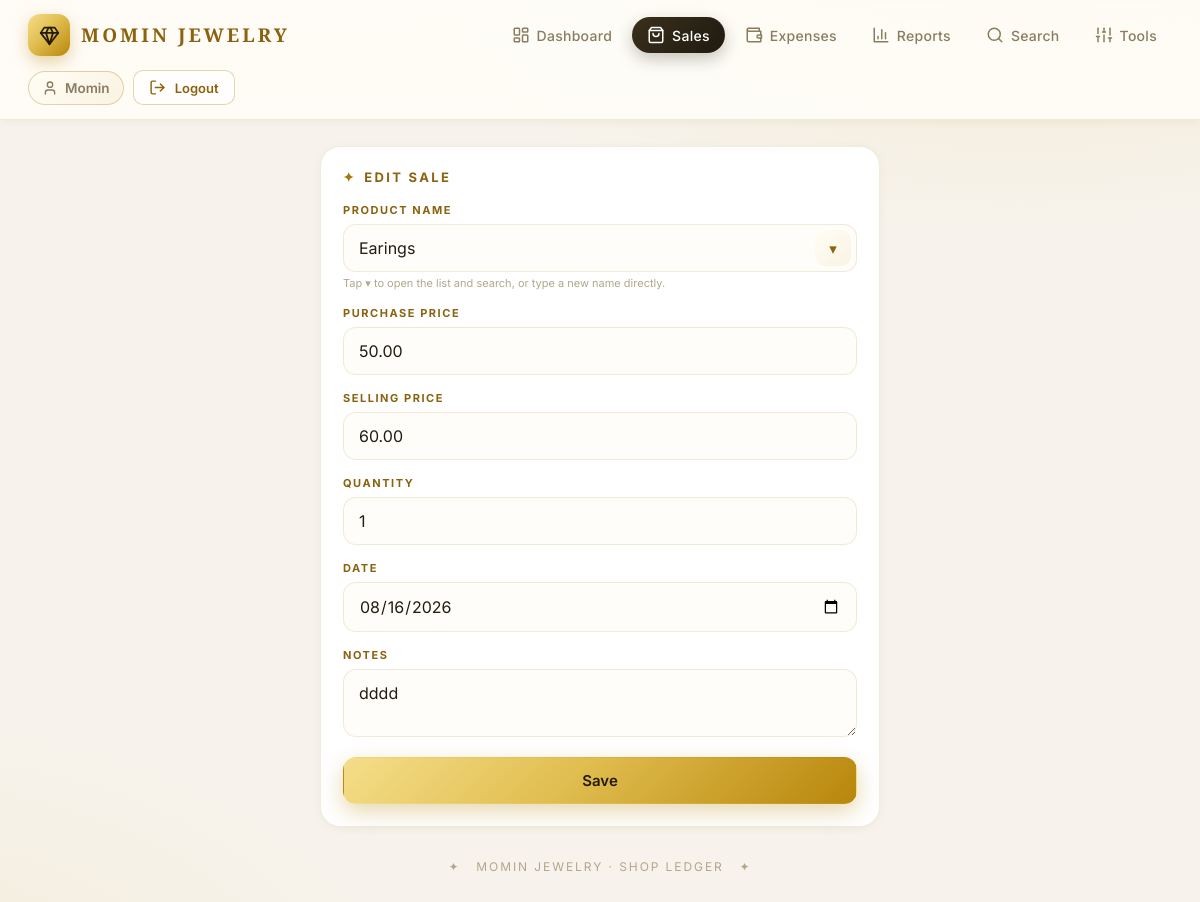
Screenshot of /sales/6/edit/ (signed in) with the database file from the repository.
### ledger/models.py (models this page shows, shortened)
class Sale(models.Model):
    product_name = models.CharField(max_length=200)
    purchase_price = models.DecimalField(max_digits=14, decimal_places=2)
    selling_price = models.DecimalField(max_digits=14, decimal_places=2)
    quantity = models.PositiveIntegerField(default=1)
    date = models.DateField()
    notes = models.TextField(blank=True)
    created_at = models.DateTimeField(auto_now_add=True)
    class Meta:
        ordering = ["-date", "-created_at"]

### ledger/views.py (the view)
# urls.py: path('sales/<int:pk>/edit/', views.sale_edit, name='sale_edit'),
@login_required
def sale_edit(request, pk):
    sale = get_object_or_404(Sale, pk=pk)
    form = SaleForm(request.POST or None, instance=sale)
    if request.method == 'POST' and form.is_valid():
        form.save()
        messages.success(request, 'Sale updated.')
        return redirect('sales')
    product_names = (Sale.objects
                     .values_list('product_name', flat=True)
                     .distinct()
                     .order_by('product_name'))
    context = {
        'form': form,
        'title': 'Edit Sale',
        'product_names': product_names,
    }
    return render(request, 'ledger/sale_form.html', context)

### ledger/forms.py
class SaleForm(forms.ModelForm):
    class Meta:
        model = Sale
        fields = ['product_name', 'purchase_price', 'selling_price', 'quantity', 'date', 'notes']
        widgets = {
            'product_name': forms.TextInput(attrs={
                'list': 'product-list',
                'class': 'input',
                'placeholder': 'Type to search or add new product…',
                'autocomplete': 'off',
            }),
            'purchase_price': forms.NumberInput(attrs={'class': 'input'}),
            'selling_price': forms.NumberInput(attrs={'class': 'input'}),
            'quantity': forms.NumberInput(attrs={'class': 'input'}),
            'date': forms.DateInput(attrs={'type': 'date', 'class': 'input'}),
            'notes': forms.Textarea(attrs={'rows': 2, 'class': 'input'}),
        }
    def __init__(self, *args, **kwargs):
        super().__init__(*args, **kwargs)
        if self.instance.pk is None:
            self.fields['quantity'].initial = None

### ledger/templatetags/icons.py (called while the page is built)
@register.simple_tag
def icon(name, cls='ic'):
    inner = _ICONS.get(name, _ICONS['gem'])
    return mark_safe(
        '<svg viewBox="0 0 24 24" fill="none" stroke="currentColor" stroke-width="2" '
        'stroke-linecap="round" stroke-linejoin="round" class="%s" aria-hidden="true">%s</svg>' % (cls, inner)
    )

### ledger/templates/ledger/sale_form.html (shortened to what this page needs)
{% extends 'ledger/base.html' %}
{% load humanize %}
{% block content %}
<div class="panel" style="max-width:560px;margin:0 auto">
  <h3>{{ title }}</h3>
  <form method="post">
    <div class="field">
      <label>Product Name</label>
      <div class="combo">
        {{ form.product_name }}
        <button type="button" class="combo-toggle" id="comboToggle" title="Open list">▾</button>
      </div>
      <small style="color:var(--dim);font-size:11px;margin-top:4px;display:block">
        Tap ▾ to open the list and search, or type a new name directly.
      </small>
    </div>
    {% for field in form %}
      {% if field.name != 'product_name' %}
      <div class="field">
        <label>{{ field.label }}</label>
        {{ field }}
      </div>
      {% endif %}
    {% endfor %}
    <button class="btn btn-gold" type="submit" style="width:100%">Save</button>
  </form>
</div>
{% endblock %}

### ledger/templates/ledger/base.html (shortened to what this page needs)
{% load static icons %}
<!DOCTYPE html>
<html lang="en">
<head>
<link rel="stylesheet" href="{% static 'ledger/style.css' %}?v=99">
</head>
<body>
<nav class="topnav" id="topnav">
  <div class="brand"><span class="logo">{% icon 'gem' %}</span> MOMIN&nbsp;JEWELRY</div>
  <div class="links">
  {% with n=request.resolver_match.url_name %}
    <a href="{% url 'dashboard' %}" class="{% if n == 'dashboard' %}active{% endif %}">{% icon 'dashboard' %}Dashboard</a>
    <a href="{% url 'sales' %}" class="{% if n == 'sales' or n == 'sale_new' or n == 'sale_edit' or n == 'sale_delete' %}active{% endif %}">{% icon 'sales' %}Sales</a>
    <a href="{% url 'expenses' %}" class="{% if n == 'expenses' or n == 'expense_new' or n == 'expense_edit' or n == 'expense_delete' %}active{% endif %}">{% icon 'expenses' %}Expenses</a>
    <a href="{% url 'reports' %}" class="{% if n == 'reports' or n == 'report_print' %}active{% endif %}">{% icon 'reports' %}Reports</a>
    <a href="{% url 'search' %}" class="{% if n == 'search' %}active{% endif %}">{% icon 'search' %}Search</a>
    {% if user.is_superuser %}
    <a href="{% url 'tools' %}" class="{% if n == 'tools' or n == 'settings' %}active{% endif %}">{% icon 'tools' %}Tools</a>
    {% endif %}
  {% endwith %}
  </div>
  {% if user.is_authenticated %}
  <div class="user-box">
    <span class="user-name">{% icon 'user' %} {{ user.username }}</span>
    <form method="post" action="{% url 'logout' %}">
      <button type="submit" class="btn btn-ghost btn-sm">{% icon 'logout' %} Logout</button>
    </form>
  </div>
  {% endif %}
</nav>
<main class="container">
  {% block content %}{% endblock %}
  <div class="footer">✦ &nbsp; MOMIN JEWELRY · Shop Ledger &nbsp; ✦</div>
</main>
</body>
</html>

### ledger/static/ledger/style.css (style rules this page uses)
:root { --bg:#f7f3ec; --bg-2:#efe8db; --panel:#fff; --panel-2:#fbf8f2; --line:rgba(166,124,26,.32); --line-soft:rgba(166,124,26,.14); --gold:#a5770a; --gold-deep:#8a6210; --ink:#231a08; --text:#221c12; --mut:#8a7c60; --dim:#b3a68c; --pos:#1e7d43; --neg:#c0452e; --blue:#2b5fa8; --violet:#6a4a9e; --grad:linear-gradient(135deg,#f5de8a 0%,#e0bd4f 45%,#b8860b 100%); --grad-soft:linear-gradient(135deg,#fffdf5,#faf3e2); --shadow-sm:0 2px 8px rgba(120,90,20,.06); --shadow:0 10px 30px rgba(120,90,20,.10); --shadow-lg:0 20px 50px rgba(120,90,20,.16); --ring:0 0 0 4px rgba(184,134,11,.14); --serif:'Playfair Display','Cormorant Garamond',Georgia,serif; --sans:'Inter','Cormorant Garamond',Georgia,sans-serif; }
* { box-sizing:border-box;margin:0;padding:0 }
html { -webkit-text-size-adjust:100% }
body { font-family:var(--sans);color:var(--text);min-height:100vh;-webkit-font-smoothing:antialiased; background:radial-gradient(1200px 600px at 85% -10%,rgba(212,175,55,.16),transparent 55%), radial-gradient(1000px 600px at -10% 110%,rgba(212,175,55,.10),transparent 55%),var(--bg) }
a { color:var(--gold-deep);text-decoration:none }
h1,h2,h3,.brand,.hero .num,.tile b { font-family:var(--serif) }
.topnav { position:sticky;top:0;z-index:50;display:flex;align-items:center;justify-content:space-between; gap:14px;flex-wrap:wrap;padding:14px 28px;background:rgba(255,253,248,.9);backdrop-filter:blur(14px); -webkit-backdrop-filter:blur(14px);border-bottom:1px solid var(--line-soft);box-shadow:var(--shadow-sm) }
.brand { display:flex;align-items:center;gap:11px;font-size:19px;font-weight:700;letter-spacing:.16em;color:var(--gold-deep) }
.brand .logo { width:42px;height:42px;border-radius:12px;background:var(--grad);display:flex;align-items:center; justify-content:center;color:var(--ink);box-shadow:0 6px 16px rgba(184,134,11,.35);flex:none }
.links { display:flex;gap:5px;flex-wrap:wrap }
.links a { padding:9px 15px;border-radius:99px;color:var(--mut);font-size:14px;font-weight:500;letter-spacing:.02em; transition:.2s;display:inline-flex;align-items:center;white-space:nowrap }
.links a.active { color:#fff;background:linear-gradient(135deg,#3a2f1b,#1f1a10);box-shadow:0 6px 16px rgba(31,26,16,.25) }
.user-box { display:flex;align-items:center;gap:9px;flex-wrap:wrap }
.user-name { display:inline-flex;align-items:center;gap:7px;color:var(--mut);font-size:13.5px;font-weight:600; padding:8px 13px;border-radius:99px;background:var(--grad-soft);border:1px solid var(--line) }
.user-box form { display:inline }
.container { max-width:1080px;margin:0 auto;padding:26px 20px 60px;width:100% }
.panel { margin-top:22px;background:var(--panel);border:1px solid var(--line-soft);border-radius:20px;padding:22px; box-shadow:var(--shadow-sm) }
.panel h3 { font-size:13px;letter-spacing:.18em;text-transform:uppercase;color:var(--gold-deep);font-family:var(--sans); font-weight:700;display:flex;align-items:center;gap:8px;margin-bottom:18px }
.panel h3::before { content:'✦';color:var(--gold) }
.btn { display:inline-flex;align-items:center;justify-content:center;gap:9px;padding:13px 22px;border-radius:13px; font-weight:600;font-size:15px;border:1px solid transparent;cursor:pointer;text-decoration:none;transition:.2s; font-family:var(--sans) }
.btn-gold { background:var(--grad);color:var(--ink);box-shadow:0 8px 22px rgba(184,134,11,.32) }
.btn-ghost { color:var(--gold-deep);border-color:var(--line);background:rgba(255,255,255,.7) }
.btn-sm { padding:8px 15px;font-size:13px;border-radius:10px }
.field { margin-bottom:16px }
.field label { display:block;font-size:11px;letter-spacing:.14em;color:var(--gold-deep);text-transform:uppercase; font-weight:700;margin-bottom:7px }
.input { width:100%;background:#fffdf9;border:1px solid var(--line-soft);border-radius:13px;color:var(--text); padding:13px 15px;font-size:16px;font-family:var(--sans);outline:none;transition:.2s }
.footer { text-align:center;padding:32px 0 6px;color:var(--dim);font-size:12px;letter-spacing:.16em;text-transform:uppercase }
.ic { width:24px;height:24px;vertical-align:-5px }
.links a .ic { width:18px;height:18px;margin-right:7px;vertical-align:-3px }
.btn .ic { width:19px;height:19px }
.brand .logo .ic { width:21px;height:21px }
.user-name .ic { width:16px;height:16px }
.user-box .btn .ic { width:17px;height:17px }

### rows the page displays
Sale: product_name "Earings", form "50.00" "60.00" "1" "08/16/2026" "dddd"

### other values shown
{{ user.username }} "Momin"
{{ title }} "EDIT SALE"
{{ field.label }} "PURCHASE PRICE" "SELLING PRICE" "QUANTITY" "DATE" "NOTES"
